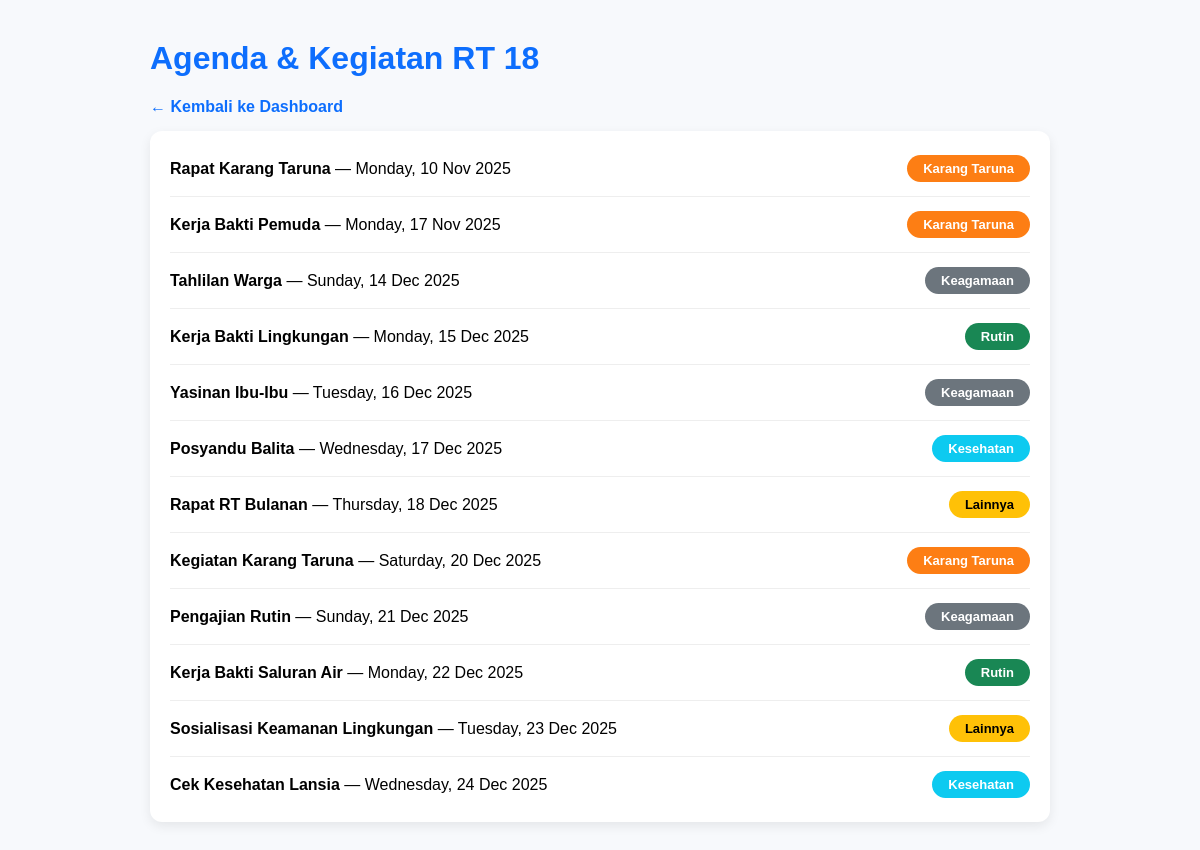
The app's page /agenda.php (signed in) with its own data.
### tables this page shows
CREATE TABLE `agenda_rt` (
  `id` INT(11) NOT NULL AUTO_INCREMENT,
  `judul` VARCHAR(150) NOT NULL,
  `deskripsi` TEXT,
  `tanggal` DATE NOT NULL,
  `kategori` ENUM(
    'Rutin',
    'Kesehatan',
    'Keagamaan',
    'Karang Taruna',
    'Lainnya'
  ) NOT NULL,
  PRIMARY KEY (`id`)
);

### agenda.php (the view, shortened to what this page needs)
<?php
require_once "../config/database.php";
$agendaTambahan = [
    ["judul" => "Tahlilan Warga", "tanggal" => "2025-12-14", "kategori" => "Keagamaan"],
    ["judul" => "Yasinan Ibu-Ibu", "tanggal" => "2025-12-16", "kategori" => "Keagamaan"],
    ["judul" => "Pengajian Rutin", "tanggal" => "2025-12-21", "kategori" => "Keagamaan"],
    ["judul" => "Kerja Bakti Lingkungan", "tanggal" => "2025-12-15", "kategori" => "Rutin"],
    ["judul" => "Kerja Bakti Saluran Air", "tanggal" => "2025-12-22", "kategori" => "Rutin"],
    ["judul" => "Posyandu Balita", "tanggal" => "2025-12-17", "kategori" => "Kesehatan"],
    ["judul" => "Cek Kesehatan Lansia", "tanggal" => "2025-12-24", "kategori" => "Kesehatan"],
    ["judul" => "Rapat RT Bulanan", "tanggal" => "2025-12-18", "kategori" => "Lainnya"],
    ["judul" => "Sosialisasi Keamanan Lingkungan", "tanggal" => "2025-12-23", "kategori" => "Lainnya"],
    ["judul" => "Kegiatan Karang Taruna", "tanggal" => "2025-12-20", "kategori" => "Karang Taruna"]
];
$agendaDB = [];
$queryAgenda = mysqli_query($conn, "SELECT judul, tanggal, kategori FROM agenda_rt");
while ($row = mysqli_fetch_assoc($queryAgenda)) {
    $agendaDB[] = $row;
}
$agendaSemua = array_merge($agendaTambahan, $agendaDB);
usort($agendaSemua, fn($a, $b) => strtotime($a['tanggal']) - strtotime($b['tanggal']));
?>
<!DOCTYPE html>
<html lang="id">
<head>
</head>
<body>
<div class="container">
    <h1>Agenda & Kegiatan RT 18</h1>
    <a href="dashboard.php" class="btn-back">← Kembali ke Dashboard</a>
    <div class="card">
        <?php foreach ($agendaSemua as $agenda): ?>
            <div class="agenda-item">
                <div>
                    <strong><?= htmlspecialchars($agenda['judul']); ?></strong>
                    — <?= date('l, d M Y', strtotime($agenda['tanggal'])); ?>
                </div>
                <span class="badge <?= str_replace(' ', '', $agenda['kategori']); ?>">
                    <?= $agenda['kategori']; ?>
                </span>
            </div>
        <?php endforeach; ?>
    </div>
</div>
</body>
</html>

### agenda.php (style rules this page uses)
body { font-family: Arial, sans-serif; background:#f7f9fc; margin:0; }
.container { max-width:900px; margin:40px auto; padding:0 15px; }
h1 { color:#0d6efd; }
.btn-back { display:inline-block; margin-bottom:15px; text-decoration:none; color:#0d6efd; font-weight:bold; }
.card { background:#fff; border-radius:12px; box-shadow:0 4px 12px rgba(0,0,0,.08); padding:10px 20px; }
.agenda-item { display:flex; justify-content:space-between; align-items:center; padding:14px 0; border-bottom:1px solid #eee; }
.agenda-item:last-child { border-bottom:none; }
.badge { padding:6px 16px; border-radius:20px; font-size:13px; font-weight:600; color:#fff; }
.Rutin { background:#198754; }
.Kesehatan { background:#0dcaf0; }
.Keagamaan { background:#6c757d; }
.KarangTaruna { background:#fd7e14; }
.Lainnya { background:#ffc107;color:#000; }

### records on screen
agenda_rt: judul "Rapat Karang Taruna", tanggal "Monday, 10 Nov 2025", kategori "Karang Taruna"
agenda_rt: judul "Kerja Bakti Pemuda", tanggal "Monday, 17 Nov 2025", kategori "Karang Taruna"

### other values on screen
$agenda['judul'] "Tahlilan Warga"
date('l, d M Y', strtotime($agenda['tanggal'])) "Sunday, 14 Dec 2025"
$agenda['kategori'] "Keagamaan"
$agenda['judul'] "Kerja Bakti Lingkungan"
date('l, d M Y', strtotime($agenda['tanggal'])) "Monday, 15 Dec 2025"
$agenda['kategori'] "Rutin"
$agenda['judul'] "Yasinan Ibu-Ibu"
date('l, d M Y', strtotime($agenda['tanggal'])) "Tuesday, 16 Dec 2025"
$agenda['judul'] "Posyandu Balita"
date('l, d M Y', strtotime($agenda['tanggal'])) "Wednesday, 17 Dec 2025"
$agenda['kategori'] "Kesehatan"
$agenda['judul'] "Rapat RT Bulanan"
date('l, d M Y', strtotime($agenda['tanggal'])) "Thursday, 18 Dec 2025"
$agenda['kategori'] "Lainnya"
$agenda['judul'] "Kegiatan Karang Taruna"
